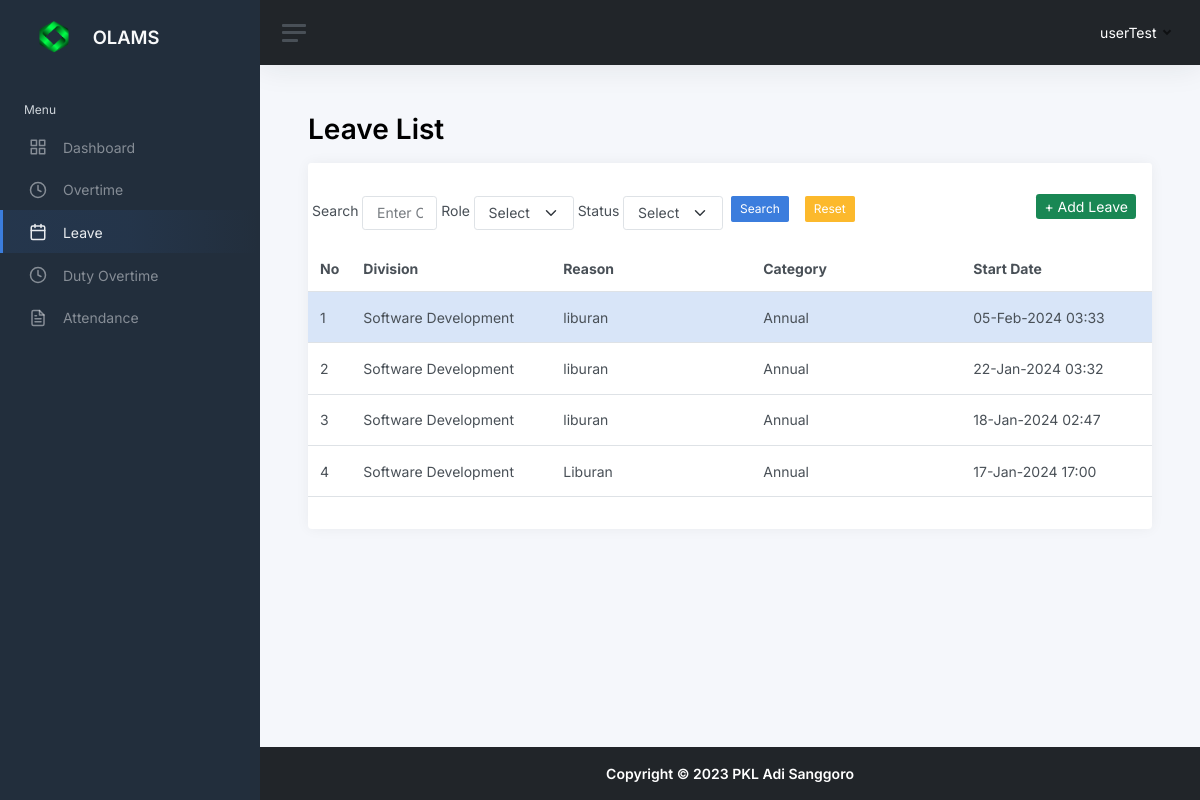
Page /leavelist.php (signed in) on the earlier database version.
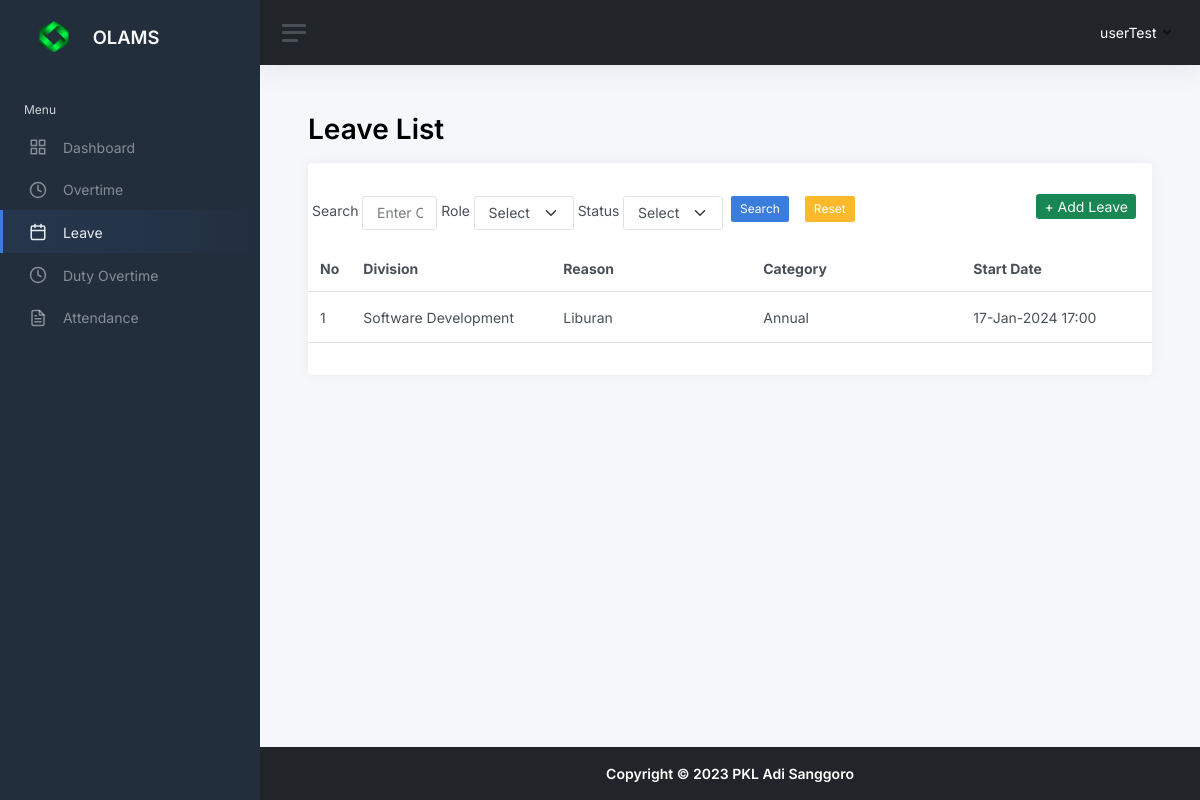
Same page on the later database version.
### tables this page shows
CREATE TABLE `leaves` (
  `leaves_id` tinyint(3) UNSIGNED NOT NULL,
  `user_id` tinyint(3) UNSIGNED NOT NULL,
  `division_id` tinyint(3) UNSIGNED NOT NULL,
  `reason` text NOT NULL,
  `category` enum('Annual','Pregnancy','Important Reason','Extended') NOT NULL,
  `start_date` timestamp NULL DEFAULT NULL,
  `finish_date` timestamp NULL DEFAULT NULL,
  `submitted_by_admin` tinyint(3) UNSIGNED DEFAULT NULL,
  `sent_by_admin` timestamp NULL DEFAULT NULL,
  `status` enum('Approved','Pending','Rejected') NOT NULL,
  `status_updated_at` timestamp NULL DEFAULT NULL,
  `status_updated_by` tinyint(3) UNSIGNED DEFAULT NULL,
  `created_at` timestamp NOT NULL DEFAULT current_timestamp(),
  `created_by` tinyint(3) UNSIGNED NOT NULL,
  `updated_at` timestamp NULL DEFAULT NULL ON UPDATE current_timestamp(),
  `updated_by` tinyint(3) UNSIGNED DEFAULT NULL
);

CREATE TABLE `m_divisions` (
  `division_id` tinyint(3) UNSIGNED NOT NULL,
  `division_name` varchar(64) NOT NULL,
  `created_at` timestamp NOT NULL DEFAULT current_timestamp(),
  `created_by` tinyint(3) UNSIGNED NOT NULL,
  `updated_at` timestamp NULL DEFAULT NULL ON UPDATE current_timestamp(),
  `updated_by` tinyint(3) UNSIGNED DEFAULT NULL
);

### leavelist.php (the view, shortened to what the changed rows need)
<?php
include __DIR__ . "/include/conn.inc.php";
$user_id = $_SESSION["user_id"];
$user_role = $_SESSION['role_id'];
$limit = 5;
$halaman_aktif = isset($_GET['page']) ? $_GET['page'] : 1;
$offset = ($halaman_aktif - 1) * $limit;
$query = "SELECT
  leaves.leaves_id,
  leaves.user_id,
  users.name AS name,
  m_divisions.division_name AS division_name,
  leaves.reason,
  leaves.category,
  leaves.start_date,
  leaves.finish_date,
  leaves.submitted_by_admin,
  leaves.status,
  leaves.status_updated_at,
  leaves.status_updated_by
  FROM leaves
  LEFT JOIN users ON leaves.user_id = users.user_id
  LEFT JOIN m_divisions ON leaves.division_id = m_divisions.division_id";
if ($user_role === 1) {
  $query .= " WHERE leaves.user_id = $user_id";
}
$query .= " ORDER BY leaves.leaves_id DESC";
$query .= " LIMIT $limit OFFSET $offset ";
$data = mysqli_query($conn, $query);
$leaveArray = mysqli_fetch_all($data, MYSQLI_ASSOC);
?>
<!DOCTYPE html>
<html lang="en">
<head>
  <?php include "head.inc.php"; ?>
</head>
<body>
  <div class="wrapper">
    <div class="main">
      <main class="content">
        <div class="container-fluid p-0">
          <h1 class="h1 mb-3 judul_halaman"><strong>Leave List</strong></h1>
          <div class="row">
            <div class="col-12">
              <div class="card">
                <?php if ($user_role === 2 || $user_role === 3 || $user_role === 4) : ?>
                  <div class="table-responsive">
                    <table class="table mb-0 mt-3">
                      <thead>
                        <tr>
                          <th scope="col">No</th>
                          <th scope="col" style="min-width : 200px;">Full Name</th>
                          <th scope="col" style="min-width : 200px;">Division</th>
                          <th scope="col" style="min-width : 200px;">Reason</th>
                          <th scope="col" style="min-width : 210px;">Category</th>
                          <th scope="col" style="min-width : 200px;">Start Date</th>
                          <th scope="col" style="min-width : 200px;">Finish Date</th>
                          <th scope="col">Status</th>
                          <th scope="col">Action</th>
                        </tr>
                      </thead>
                      <tbody>
                        <?php if (count($leaveArray) > 0) : ?>
                          <?php foreach ($leaveArray as $key => $value) : ?>
                            <?php
                            $rowClass = '';
                            if ($value['status'] == 'Pending') {
                              $rowClass = 'bg-primary-subtle';
                            } elseif ($value['status'] == 'Rejected') {
                              $rowClass = 'bg-danger-subtle';
                            }
                            ?>
                            <tr class="<?= $rowClass ?>">
                              <td><?= $key + 1 + $offset ?></td>
                              <td><?= $value['name'] ?></td>
                              <td><?= $value['division_name'] ?></td>
                              <td><?= $value['reason'] ?></td>
                              <td><?= $value['category'] ?></td>
                              <td><?= date('d-M-Y H:i', strtotime($value['start_date'])) ?></td>
                              <td><?= date('d-M-Y H:i', strtotime($value['finish_date'])) ?></td>
                              <td>
                                <?php
                                if ($value['status'] === 'Pending') {
                                  $statusClass = 'badge bg-warning';
                                } elseif ($value['status'] === 'Rejected') {
                                  $statusClass = 'badge bg-danger';
                                } elseif ($value['status'] === 'Approved') {
                                  $statusClass = 'badge bg-success';
                                }
                                ?>
                                <button class="btn btn-sm text-white <?= $statusClass ?>" disabled>
                                  <?= $value['status'] ?>
                                </button>
                              </td>
                              <td>
                                <div class="d-flex">
                                  <?php if ($user_role === 3) :
                                  ?>
                                    <a href="leavelist_detail.php?id=<?= $value['leaves_id'] ?>" class="btn btn-primary btn-sm ms-2">Detail</a>
                                    <form method="post" action="<?= cleanValue($_SERVER['PHP_SELF']); ?>" style="display: inline;">
                                      <input type="hidden" name="csrf_token" value="<?= $_SESSION['csrf_token'] ?>">
                                      <input type="hidden" name="leaves_id" value="<?= $value['leaves_id'] ?>">
                                      <?php if ($value['status'] !== 'Approved' && $value['status'] !== 'Rejected' && $value['submitted_by_admin'] == NULL) : ?>
                                        <button type="submit" name="submit" value="Checked" class="btn btn-success btn-sm ms-2" onclick="return confirm('are you sure you will submit it?')">Submit</button>
                                      <?php endif; ?>
                                    </form>
                                  <?php elseif ($user_role === 4) :
                                  ?>
                                    <a href="leavelist_detail.php?id=<?= $value['leaves_id'] ?>" class="btn btn-primary btn-sm ms-2">Detail</a>
                                    <form method="post" action="<?= cleanValue($_SERVER['PHP_SELF']); ?>" class="d-flex">
                                      <input type="hidden" name="csrf_token" value="<?= $_SESSION['csrf_token'] ?>">
                                      <input type="hidden" name="leaves_id" value="<?= $value['leaves_id'] ?>">
                                      <?php if ($value['status'] !== 'Approved' && $value['status'] !== 'Rejected') : ?>
                                        <button type="submit" name="submit" value="Approved" class="btn btn-success btn-sm ms-2" onclick="return confirm('are you sure you will approve it?')">Approve</button>
                                        <button type="submit" name="submit" value="Rejected" class="btn btn-danger btn-sm ms-2" onclick="return confirm('are you sure you will reject it?')">Reject</button>
                                      <?php endif; ?>
                                    </form>
                                  <?php elseif ($user_role === 2) :
                                  ?>
                                    <a href="leavelist_detail.php?id=<?= $value['leaves_id'] ?>" class="btn btn-primary btn-sm ms-2">Detail</a>
                                  <?php endif; ?>
                                </div>
                              </td>
                            </tr>
                          <?php endforeach; ?>
                        <?php else : ?>
                          <tr>
                            <td colspan="8" style="text-align: center;">No records found!</td>
                          </tr>
                        <?php endif; ?>
                      </tbody>
                    </table>
                  </div>
                <?php elseif ($user_role === 1) : ?>
                  <div class="table-responsive">
                    <table class="table mb-0 mt-3">
                      <thead>
                        <tr>
                          <th scope="col">No</th>
                          <th scope="col" style="min-width : 200px;">Division</th>
                          <th scope="col" style="min-width : 200px;">Reason</th>
                          <th scope="col" style="min-width : 210px;">Category</th>
                          <th scope="col" style="min-width : 200px;">Start Date</th>
                        </tr>
                      </thead>
                      <tbody>
                        <?php if (count($leaveArray) > 0) : ?>
                          <?php foreach ($leaveArray as $key => $value) : ?>
                            <?php
                            $rowClass = '';
                            if ($value['status'] == 'Pending') {
                              $rowClass = 'bg-primary-subtle';
                            } elseif ($value['status'] == 'Rejected') {
                              $rowClass = 'bg-danger-subtle';
                            }
                            ?>
                            <tr class="<?= $rowClass ?>">
                              <td><?= $key + 1 + $offset ?></td>
                              <td><?= $value['division_name'] ?></td>
                              <td><?= $value['reason'] ?></td>
                              <td><?= $value['category'] ?></td>
                              <td><?= date('d-M-Y H:i', strtotime($value['start_date'])) ?></td>
                            </tr>
                          <?php endforeach; ?>
                        <?php else : ?>
                          <tr>
                            <td colspan="8" style="text-align: center;">No records found!.</td>
                          </tr>
                        <?php endif; ?>
                      </tbody>
                    </table>
                  </div>
                <?php endif; ?>
              </div>
            </div>
          </div>
        </div>
      </main>
    </div>
  </div>
</body>
</html>

Differences in the rows shown:
removed leaves: offset "1", division.division_name "Software Development", reason "liburan", category "Annual", start_date "05-Feb-2024 03:33", status "Pending" (drawn)
removed leaves: offset "2", division.division_name "Software Development", reason "liburan", category "Annual", start_date "22-Jan-2024 03:32"
removed leaves: offset "3", division.division_name "Software Development", reason "liburan", category "Annual", start_date "18-Jan-2024 02:47"
computed for leaves "Liburan": offset "4" → "1"
